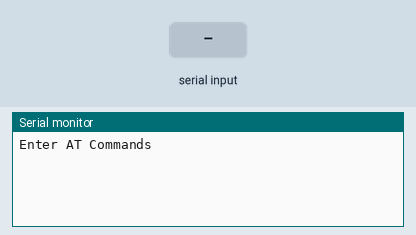
The sketch below on a simulated Arduino Uno, built with avr-gcc and run on an emulated ATmega328P. Parts: the last lines printed to the serial monitor. Inputs (shaded band) come from the test bench.

Above: at 1.2 s.
1.3 s: "1" received over the second serial link
At 2.5 s:
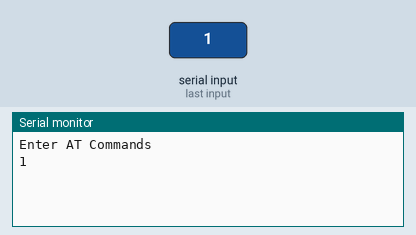
2.8 s: "0" received over the second serial link
At 3.6 s:
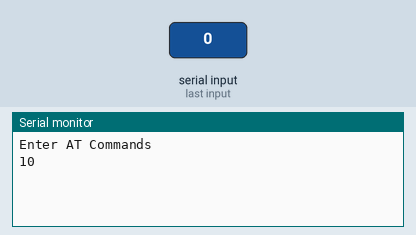

The sketch:

bluetooth_test.ino
```cpp
#include <SoftwareSerial.h>
SoftwareSerial BTSerial(10,11);//tx/rx

void setup(){
  BTSerial.begin(38400);
  Serial.begin(38400);
  Serial.println("Enter AT Commands");

}

void loop(){
  if(BTSerial.available()){
    Serial.write((BTSerial.read()));

  }
  if(Serial.available()){
    BTSerial.write((Serial.read()));
  }
}
```

Measured:
- after the input at 1.3 s, the serial monitor: prints a new line at once (image 1)
- after the input at 2.8 s, the serial monitor: prints a new line at once (image 2)
